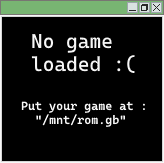
#> input picture dev/gfx/gb_window.png, 164 x 163 px, given in place of gb_window.png.png, which was not available
$ python img2array.py
#> lines starting #> are read from the running program, lines starting #| are printed output that depends on the picture; pictures that were not available may be replaced by others from this repository, and a replacement may not be noted
# HOW TO ADD NEW SPRITE ON THE DE:
# - Copy array to include/textures.txt
# - Declare it into src/charset_data.c and include/TOP_render.h

from PIL import Image
import pyperclip

def img2bgrarray(path):
    img = Image.open(path).convert("RGB")
    img = img.rotate(270, expand=True) #Rotate image -90° because the 3DS screen is hardwarely rotated 90°
    width, height = img.size
    pixels = img.load()

    result = []
    for y in range(height):
        row = []
        for x in range(width):
            r, g, b = pixels[x, y]
            row.append(f"{{{b},{g},{r}}}")
        result.append(row)
    return result, width, height

def format_array(array, width, height):
    lines = []
    for row in array:
        line = "    {" + ",".join(row) + "},"
        lines.append(line)
    lines.append("};")
    return "\n".join(lines)

def main():
    file = input("enter file name:")
    arr, w, h = img2bgrarray(f"gfx/{file}.png") #opens file in "gfx/font" folder
    formatted = format_array(arr, w, h) #format array
    pyperclip.copy(formatted)  # copy array into clipboard
    print("\x1b[32mArray copied in clipboard.\x1b[0m")

if __name__ == "__main__":
    while True:
        main()
#> the answer given: gfx/gb_window.png
#> in img2bgrarray, img is the input picture: PIL image 164x163 RGB; mean R, G, B 35, 39, 34.6
#> in img2bgrarray, `img = img.rotate(270, expand=True)`:
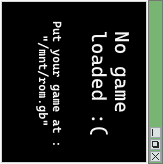
#> img: PIL image 163x164 RGB; mean R, G, B 35, 39, 34.6
#> after the loop in img2bgrarray, `for y in range(height):`: result = 164 items
#> in main, `arr, w, h = img2bgrarray(f"gfx/{file}.png") #opens file in "gfx/font" ..`: w = 163; h = 164
#> after the loop in format_array, `for row in array:`: lines = 164 items
#> pass 2 of the loop `while True:`:
#> the answer given: gfx/settings.png
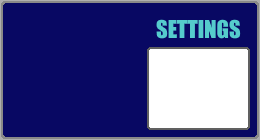
#> input picture dev/gfx/settings.png, 260 x 140 px, given in place of settings.png.png, which was not available
#> in img2bgrarray, img is the input picture: PIL image 260x140 RGB; mean R, G, B 74.3, 77.7, 138.8
#> in img2bgrarray (call 2), `img = img.rotate(270, expand=True)`:
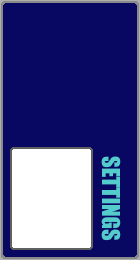
#> img: PIL image 140x260 RGB; mean R, G, B 74.3, 77.7, 138.8
#> after the loop in img2bgrarray (call 2), `for y in range(height):`: result = 260 items
#> (the run stopped early here; a loop or call above may not have finished)
